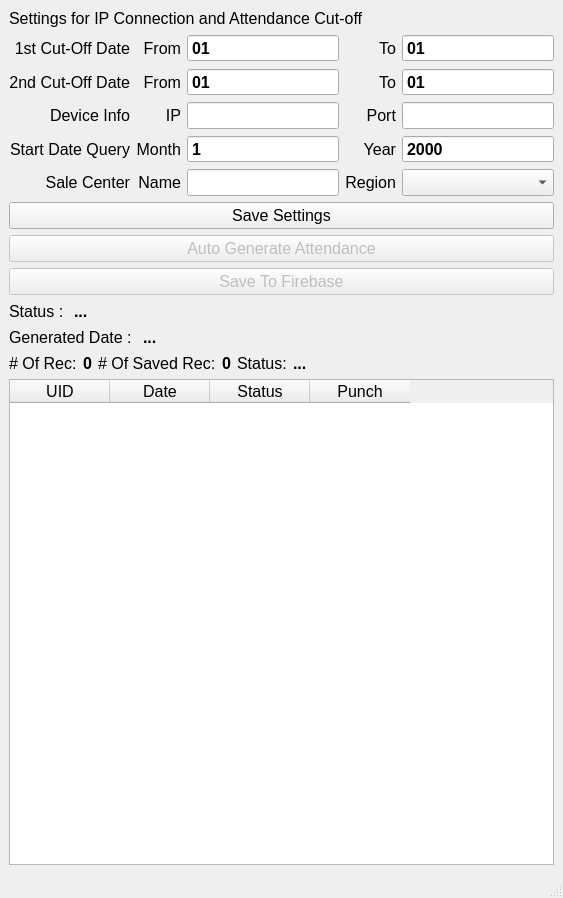
<?xml version="1.0" encoding="UTF-8"?>
<ui version="4.0">
 <class>MainWindow</class>
 <widget class="QMainWindow" name="MainWindow">
  <property name="geometry">
   <rect>
    <x>0</x>
    <y>0</y>
    <width>563</width>
    <height>898</height>
   </rect>
  </property>
  <property name="font">
   <font>
    <family>Arial</family>
    <pointsize>12</pointsize>
   </font>
  </property>
  <property name="windowTitle">
   <string>MainWindow</string>
  </property>
  <property name="toolTip">
   <string/>
  </property>
  <property name="accessibleDescription">
   <string>jkhkjh</string>
  </property>
  <widget class="QWidget" name="centralwidget">
   <layout class="QVBoxLayout" name="verticalLayout">
    <item>
     <widget class="QLabel" name="label_14">
      <property name="font">
       <font>
        <family>Arial</family>
        <pointsize>12</pointsize>
       </font>
      </property>
      <property name="text">
       <string>Settings for IP Connection and Attendance Cut-off</string>
      </property>
      <property name="alignment">
       <set>Qt::AlignLeading|Qt::AlignLeft|Qt::AlignVCenter</set>
      </property>
     </widget>
    </item>
    <item>
     <layout class="QGridLayout" name="gridLayout">
      <item row="8" column="0" colspan="7">
       <widget class="QPushButton" name="btnSaveToFirebase">
        <property name="enabled">
         <bool>false</bool>
        </property>
        <property name="font">
         <font>
          <family>Arial</family>
          <pointsize>12</pointsize>
          <weight>50</weight>
          <bold>false</bold>
         </font>
        </property>
        <property name="text">
         <string>Save To Firebase</string>
        </property>
       </widget>
      </item>
      <item row="5" column="5">
       <widget class="QLabel" name="label_6">
        <property name="font">
         <font>
          <family>Arial</family>
          <pointsize>12</pointsize>
          <weight>50</weight>
          <bold>false</bold>
         </font>
        </property>
        <property name="text">
         <string>Region</string>
        </property>
        <property name="alignment">
         <set>Qt::AlignRight|Qt::AlignTrailing|Qt::AlignVCenter</set>
        </property>
       </widget>
      </item>
      <item row="0" column="6">
       <widget class="QDateEdit" name="txtTo1">
        <property name="font">
         <font>
          <family>Arial</family>
          <pointsize>12</pointsize>
          <weight>75</weight>
          <bold>true</bold>
         </font>
        </property>
        <property name="buttonSymbols">
         <enum>QAbstractSpinBox::NoButtons</enum>
        </property>
        <property name="displayFormat">
         <string>dd</string>
        </property>
       </widget>
      </item>
      <item row="7" column="0" colspan="7">
       <widget class="QPushButton" name="btnAutoGen">
        <property name="enabled">
         <bool>false</bool>
        </property>
        <property name="font">
         <font>
          <family>Arial</family>
          <pointsize>12</pointsize>
          <weight>50</weight>
          <bold>false</bold>
         </font>
        </property>
        <property name="text">
         <string>Auto Generate Attendance</string>
        </property>
       </widget>
      </item>
      <item row="0" column="0" colspan="2">
       <widget class="QLabel" name="label_18">
        <property name="font">
         <font>
          <family>Arial</family>
          <pointsize>12</pointsize>
         </font>
        </property>
        <property name="text">
         <string>1st Cut-Off Date</string>
        </property>
        <property name="alignment">
         <set>Qt::AlignRight|Qt::AlignTrailing|Qt::AlignVCenter</set>
        </property>
       </widget>
      </item>
      <item row="13" column="0" colspan="7">
       <layout class="QHBoxLayout" name="horizontalLayout_5">
        <item>
         <widget class="QLabel" name="lbltest">
          <property name="font">
           <font>
            <family>Arial</family>
            <pointsize>12</pointsize>
            <weight>50</weight>
            <bold>false</bold>
           </font>
          </property>
          <property name="text">
           <string># Of Rec:</string>
          </property>
          <property name="alignment">
           <set>Qt::AlignLeading|Qt::AlignLeft|Qt::AlignVCenter</set>
          </property>
         </widget>
        </item>
        <item>
         <widget class="QLabel" name="lblNoOfRec">
          <property name="font">
           <font>
            <family>Arial</family>
            <pointsize>12</pointsize>
            <weight>75</weight>
            <bold>true</bold>
           </font>
          </property>
          <property name="text">
           <string>0</string>
          </property>
          <property name="alignment">
           <set>Qt::AlignLeading|Qt::AlignLeft|Qt::AlignVCenter</set>
          </property>
         </widget>
        </item>
        <item>
         <widget class="QLabel" name="lbltest_2">
          <property name="font">
           <font>
            <family>Arial</family>
            <pointsize>12</pointsize>
            <weight>50</weight>
            <bold>false</bold>
           </font>
          </property>
          <property name="text">
           <string># Of Saved Rec:</string>
          </property>
          <property name="alignment">
           <set>Qt::AlignLeading|Qt::AlignLeft|Qt::AlignVCenter</set>
          </property>
         </widget>
        </item>
        <item>
         <widget class="QLabel" name="lblSavedRec">
          <property name="font">
           <font>
            <family>Arial</family>
            <pointsize>12</pointsize>
            <weight>75</weight>
            <bold>true</bold>
           </font>
          </property>
          <property name="text">
           <string>0</string>
          </property>
          <property name="alignment">
           <set>Qt::AlignLeading|Qt::AlignLeft|Qt::AlignVCenter</set>
          </property>
         </widget>
        </item>
        <item>
         <widget class="QLabel" name="label_8">
          <property name="font">
           <font>
            <family>Arial</family>
            <pointsize>12</pointsize>
           </font>
          </property>
          <property name="text">
           <string>Status:</string>
          </property>
         </widget>
        </item>
        <item>
         <widget class="QLabel" name="lblSaveStatus">
          <property name="font">
           <font>
            <family>Arial</family>
            <pointsize>12</pointsize>
            <weight>75</weight>
            <bold>true</bold>
           </font>
          </property>
          <property name="text">
           <string>...</string>
          </property>
         </widget>
        </item>
        <item>
         <spacer name="horizontalSpacer">
          <property name="orientation">
           <enum>Qt::Horizontal</enum>
          </property>
          <property name="sizeHint" stdset="0">
           <size>
            <width>40</width>
            <height>20</height>
           </size>
          </property>
         </spacer>
        </item>
       </layout>
      </item>
      <item row="1" column="2" colspan="2">
       <widget class="QLabel" name="label_20">
        <property name="font">
         <font>
          <family>Arial</family>
          <pointsize>12</pointsize>
         </font>
        </property>
        <property name="text">
         <string>From</string>
        </property>
        <property name="alignment">
         <set>Qt::AlignRight|Qt::AlignTrailing|Qt::AlignVCenter</set>
        </property>
       </widget>
      </item>
      <item row="2" column="5">
       <widget class="QLabel" name="label_13">
        <property name="font">
         <font>
          <family>Arial</family>
          <pointsize>12</pointsize>
         </font>
        </property>
        <property name="text">
         <string>Port</string>
        </property>
        <property name="alignment">
         <set>Qt::AlignRight|Qt::AlignTrailing|Qt::AlignVCenter</set>
        </property>
       </widget>
      </item>
      <item row="3" column="5">
       <widget class="QLabel" name="label_38">
        <property name="font">
         <font>
          <family>Arial</family>
          <pointsize>12</pointsize>
         </font>
        </property>
        <property name="text">
         <string>Year</string>
        </property>
        <property name="alignment">
         <set>Qt::AlignRight|Qt::AlignTrailing|Qt::AlignVCenter</set>
        </property>
       </widget>
      </item>
      <item row="3" column="6">
       <widget class="QDateEdit" name="txtYear">
        <property name="font">
         <font>
          <family>Arial</family>
          <pointsize>12</pointsize>
          <weight>75</weight>
          <bold>true</bold>
         </font>
        </property>
        <property name="buttonSymbols">
         <enum>QAbstractSpinBox::NoButtons</enum>
        </property>
        <property name="displayFormat">
         <string>yyyy</string>
        </property>
       </widget>
      </item>
      <item row="3" column="4">
       <widget class="QDateEdit" name="txtMonth">
        <property name="font">
         <font>
          <family>Arial</family>
          <pointsize>12</pointsize>
          <weight>75</weight>
          <bold>true</bold>
         </font>
        </property>
        <property name="buttonSymbols">
         <enum>QAbstractSpinBox::NoButtons</enum>
        </property>
        <property name="currentSection">
         <enum>QDateTimeEdit::MonthSection</enum>
        </property>
        <property name="displayFormat">
         <string>M</string>
        </property>
       </widget>
      </item>
      <item row="1" column="0" colspan="2">
       <widget class="QLabel" name="label_17">
        <property name="font">
         <font>
          <family>Arial</family>
          <pointsize>12</pointsize>
         </font>
        </property>
        <property name="text">
         <string>2nd Cut-Off Date</string>
        </property>
        <property name="alignment">
         <set>Qt::AlignRight|Qt::AlignTrailing|Qt::AlignVCenter</set>
        </property>
       </widget>
      </item>
      <item row="1" column="4">
       <widget class="QDateEdit" name="txtFrom2">
        <property name="font">
         <font>
          <family>Arial</family>
          <pointsize>12</pointsize>
          <weight>75</weight>
          <bold>true</bold>
         </font>
        </property>
        <property name="buttonSymbols">
         <enum>QAbstractSpinBox::NoButtons</enum>
        </property>
        <property name="displayFormat">
         <string>dd</string>
        </property>
       </widget>
      </item>
      <item row="2" column="2" colspan="2">
       <widget class="QLabel" name="label_12">
        <property name="font">
         <font>
          <family>Arial</family>
          <pointsize>12</pointsize>
         </font>
        </property>
        <property name="text">
         <string>IP</string>
        </property>
        <property name="alignment">
         <set>Qt::AlignRight|Qt::AlignTrailing|Qt::AlignVCenter</set>
        </property>
       </widget>
      </item>
      <item row="3" column="2" colspan="2">
       <widget class="QLabel" name="label_5">
        <property name="font">
         <font>
          <family>Arial</family>
          <pointsize>12</pointsize>
          <weight>50</weight>
          <bold>false</bold>
         </font>
        </property>
        <property name="text">
         <string>Month</string>
        </property>
        <property name="alignment">
         <set>Qt::AlignRight|Qt::AlignTrailing|Qt::AlignVCenter</set>
        </property>
       </widget>
      </item>
      <item row="0" column="5">
       <widget class="QLabel" name="label_11">
        <property name="font">
         <font>
          <family>Arial</family>
          <pointsize>12</pointsize>
         </font>
        </property>
        <property name="text">
         <string>To</string>
        </property>
        <property name="alignment">
         <set>Qt::AlignRight|Qt::AlignTrailing|Qt::AlignVCenter</set>
        </property>
       </widget>
      </item>
      <item row="3" column="0" colspan="2">
       <widget class="QLabel" name="label_36">
        <property name="font">
         <font>
          <family>Arial</family>
          <pointsize>12</pointsize>
         </font>
        </property>
        <property name="text">
         <string>Start Date Query</string>
        </property>
        <property name="alignment">
         <set>Qt::AlignRight|Qt::AlignTrailing|Qt::AlignVCenter</set>
        </property>
       </widget>
      </item>
      <item row="0" column="4">
       <widget class="QDateEdit" name="txtFrom1">
        <property name="font">
         <font>
          <family>Arial</family>
          <pointsize>12</pointsize>
          <weight>75</weight>
          <bold>true</bold>
         </font>
        </property>
        <property name="buttonSymbols">
         <enum>QAbstractSpinBox::NoButtons</enum>
        </property>
        <property name="displayFormat">
         <string>dd</string>
        </property>
       </widget>
      </item>
      <item row="2" column="6">
       <widget class="QLineEdit" name="txtPort">
        <property name="font">
         <font>
          <family>Arial</family>
          <pointsize>12</pointsize>
          <weight>75</weight>
          <bold>true</bold>
         </font>
        </property>
       </widget>
      </item>
      <item row="1" column="6">
       <widget class="QDateEdit" name="txtTo2">
        <property name="font">
         <font>
          <family>Arial</family>
          <pointsize>12</pointsize>
          <weight>75</weight>
          <bold>true</bold>
         </font>
        </property>
        <property name="buttonSymbols">
         <enum>QAbstractSpinBox::NoButtons</enum>
        </property>
        <property name="displayFormat">
         <string>dd</string>
        </property>
       </widget>
      </item>
      <item row="2" column="0" colspan="2">
       <widget class="QLabel" name="label_22">
        <property name="font">
         <font>
          <family>Arial</family>
          <pointsize>12</pointsize>
         </font>
        </property>
        <property name="text">
         <string>Device Info</string>
        </property>
        <property name="alignment">
         <set>Qt::AlignRight|Qt::AlignTrailing|Qt::AlignVCenter</set>
        </property>
       </widget>
      </item>
      <item row="1" column="5">
       <widget class="QLabel" name="label_21">
        <property name="font">
         <font>
          <family>Arial</family>
          <pointsize>12</pointsize>
         </font>
        </property>
        <property name="text">
         <string>To</string>
        </property>
        <property name="alignment">
         <set>Qt::AlignRight|Qt::AlignTrailing|Qt::AlignVCenter</set>
        </property>
       </widget>
      </item>
      <item row="6" column="0" colspan="7">
       <widget class="QPushButton" name="btnSaveSettings">
        <property name="font">
         <font>
          <family>Arial</family>
          <pointsize>12</pointsize>
         </font>
        </property>
        <property name="text">
         <string>Save Settings</string>
        </property>
       </widget>
      </item>
      <item row="0" column="2" colspan="2">
       <widget class="QLabel" name="label_19">
        <property name="font">
         <font>
          <family>Arial</family>
          <pointsize>12</pointsize>
         </font>
        </property>
        <property name="text">
         <string>From</string>
        </property>
        <property name="alignment">
         <set>Qt::AlignRight|Qt::AlignTrailing|Qt::AlignVCenter</set>
        </property>
       </widget>
      </item>
      <item row="2" column="4">
       <widget class="QLineEdit" name="txtIP">
        <property name="font">
         <font>
          <family>Arial</family>
          <pointsize>12</pointsize>
          <weight>75</weight>
          <bold>true</bold>
         </font>
        </property>
       </widget>
      </item>
      <item row="11" column="0" colspan="7">
       <layout class="QHBoxLayout" name="horizontalLayout_11">
        <item>
         <widget class="QLabel" name="label_10">
          <property name="font">
           <font>
            <family>Arial</family>
            <pointsize>12</pointsize>
           </font>
          </property>
          <property name="text">
           <string>Status : </string>
          </property>
         </widget>
        </item>
        <item>
         <widget class="QLabel" name="lblStatus">
          <property name="font">
           <font>
            <family>Arial</family>
            <pointsize>12</pointsize>
            <weight>75</weight>
            <bold>true</bold>
           </font>
          </property>
          <property name="text">
           <string>...</string>
          </property>
         </widget>
        </item>
        <item>
         <spacer name="horizontalSpacer_7">
          <property name="orientation">
           <enum>Qt::Horizontal</enum>
          </property>
          <property name="sizeHint" stdset="0">
           <size>
            <width>40</width>
            <height>20</height>
           </size>
          </property>
         </spacer>
        </item>
       </layout>
      </item>
      <item row="12" column="0" colspan="7">
       <layout class="QHBoxLayout" name="horizontalLayout_9">
        <item>
         <widget class="QLabel" name="label_9">
          <property name="font">
           <font>
            <family>Arial</family>
            <pointsize>12</pointsize>
           </font>
          </property>
          <property name="text">
           <string>Generated Date : </string>
          </property>
         </widget>
        </item>
        <item>
         <widget class="QLabel" name="lblDateStatus">
          <property name="font">
           <font>
            <family>Arial</family>
            <pointsize>12</pointsize>
            <weight>75</weight>
            <bold>true</bold>
           </font>
          </property>
          <property name="text">
           <string>...</string>
          </property>
         </widget>
        </item>
        <item>
         <spacer name="horizontalSpacer_5">
          <property name="orientation">
           <enum>Qt::Horizontal</enum>
          </property>
          <property name="sizeHint" stdset="0">
           <size>
            <width>40</width>
            <height>20</height>
           </size>
          </property>
         </spacer>
        </item>
       </layout>
      </item>
      <item row="5" column="4">
       <widget class="QLineEdit" name="txtSCName"/>
      </item>
      <item row="5" column="6">
       <widget class="QComboBox" name="cmbRegion">
        <property name="font">
         <font>
          <family>Arial</family>
          <pointsize>12</pointsize>
          <weight>75</weight>
          <bold>true</bold>
         </font>
        </property>
       </widget>
      </item>
      <item row="5" column="0" colspan="2">
       <widget class="QLabel" name="label_37">
        <property name="font">
         <font>
          <family>Arial</family>
          <pointsize>12</pointsize>
         </font>
        </property>
        <property name="text">
         <string>Sale Center</string>
        </property>
        <property name="alignment">
         <set>Qt::AlignRight|Qt::AlignTrailing|Qt::AlignVCenter</set>
        </property>
       </widget>
      </item>
      <item row="5" column="2" colspan="2">
       <widget class="QLabel" name="label_39">
        <property name="font">
         <font>
          <family>Arial</family>
          <pointsize>12</pointsize>
         </font>
        </property>
        <property name="text">
         <string>Name</string>
        </property>
        <property name="alignment">
         <set>Qt::AlignRight|Qt::AlignTrailing|Qt::AlignVCenter</set>
        </property>
       </widget>
      </item>
     </layout>
    </item>
    <item>
     <widget class="QTableWidget" name="tableWidget">
      <property name="font">
       <font>
        <family>Arial</family>
        <pointsize>12</pointsize>
       </font>
      </property>
      <property name="rowCount">
       <number>0</number>
      </property>
      <column>
       <property name="text">
        <string>UID</string>
       </property>
      </column>
      <column>
       <property name="text">
        <string>Date</string>
       </property>
      </column>
      <column>
       <property name="text">
        <string>Status</string>
       </property>
      </column>
      <column>
       <property name="text">
        <string>Punch</string>
       </property>
      </column>
     </widget>
    </item>
   </layout>
  </widget>
  <widget class="QStatusBar" name="statusbar"/>
 </widget>
 <tabstops>
  <tabstop>txtFrom1</tabstop>
  <tabstop>txtTo1</tabstop>
  <tabstop>txtFrom2</tabstop>
  <tabstop>txtTo2</tabstop>
  <tabstop>txtIP</tabstop>
  <tabstop>txtPort</tabstop>
  <tabstop>txtMonth</tabstop>
  <tabstop>txtYear</tabstop>
  <tabstop>txtSCName</tabstop>
  <tabstop>cmbRegion</tabstop>
  <tabstop>btnSaveSettings</tabstop>
  <tabstop>btnAutoGen</tabstop>
  <tabstop>btnSaveToFirebase</tabstop>
  <tabstop>tableWidget</tabstop>
 </tabstops>
 <resources/>
 <connections/>
</ui>
